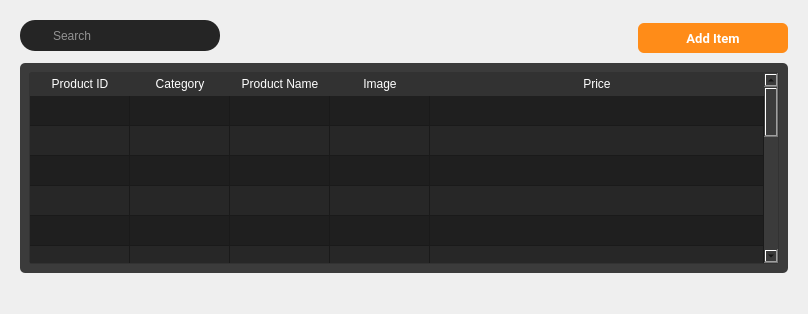
         <widget class="QWidget" name="add_product">
          <layout class="QGridLayout" name="gridLayout_18">
           <item row="0" column="0">
            <widget class="QWidget" name="widget_31" native="true">
             <layout class="QGridLayout" name="gridLayout">
              <property name="bottomMargin">
               <number>30</number>
              </property>
              <item row="0" column="0">
               <widget class="QWidget" name="widget_32" native="true">
                <layout class="QHBoxLayout" name="horizontalLayout_6">
                 <property name="spacing">
                  <number>0</number>
                 </property>
                 <property name="leftMargin">
                  <number>0</number>
                 </property>
                 <property name="topMargin">
                  <number>0</number>
                 </property>
                 <property name="rightMargin">
                  <number>0</number>
                 </property>
                 <property name="bottomMargin">
                  <number>6</number>
                 </property>
                 <item alignment="Qt::AlignmentFlag::AlignLeft|Qt::AlignmentFlag::AlignTop">
                  <widget class="QWidget" name="search_frame" native="true">
                   <property name="minimumSize">
                    <size>
                     <width>200</width>
                     <height>0</height>
                    </size>
                   </property>
                   <property name="styleSheet">
                    <string notr="true">#search_frame{

	border-radius: 15px;
	background-color:#252525;
}
#search_frame QPushButton{
	
	padding: 5px 5px;
	border-radius:5px;

	
}
#search_frame QLineEdit{
	border: none;
	color: white;

}

#seach_frame QPushButton::pressed {

	padding-left:10px;

}
</string>
                   </property>
                   <layout class="QVBoxLayout" name="verticalLayout_14">
                    <property name="leftMargin">
                     <number>2</number>
                    </property>
                    <property name="topMargin">
                     <number>2</number>
                    </property>
                    <property name="rightMargin">
                     <number>2</number>
                    </property>
                    <property name="bottomMargin">
                     <number>2</number>
                    </property>
                    <item>
                     <layout class="QHBoxLayout" name="horizontalLayout_10">
                      <property name="spacing">
                       <number>2</number>
                      </property>
                      <property name="leftMargin">
                       <number>2</number>
                      </property>
                      <property name="topMargin">
                       <number>2</number>
                      </property>
                      <property name="rightMargin">
                       <number>2</number>
                      </property>
                      <item>
                       <widget class="QPushButton" name="pushButton_14">
                        <property name="minimumSize">
                         <size>
                          <width>25</width>
                          <height>25</height>
                         </size>
                        </property>
                        <property name="maximumSize">
                         <size>
                          <width>25</width>
                          <height>25</height>
                         </size>
                        </property>
                        <property name="font">
                         <font>
                          <family>Roboto</family>
                          <pointsize>10</pointsize>
                          <bold>true</bold>
                         </font>
                        </property>
                        <property name="styleSheet">
                         <string notr="true">background-color: none;
border-radius:15px;
</string>
                        </property>
                        <property name="text">
                         <string/>
                        </property>
                        <property name="icon">
                         <iconset>
                          <normaloff>:/iCons/icons/icons8-search-26.png</normaloff>:/iCons/icons/icons8-search-26.png</iconset>
                        </property>
                       </widget>
                      </item>
                      <item>
                       <widget class="QLineEdit" name="lineEdit_3">
                        <property name="styleSheet">
                         <string notr="true">background-color: rgb(37, 37, 37);</string>
                        </property>
                        <property name="placeholderText">
                         <string>Search</string>
                        </property>
                       </widget>
                      </item>
                     </layout>
                    </item>
                   </layout>
                  </widget>
                 </item>
                 <item>
                  <spacer name="horizontalSpacer">
                   <property name="orientation">
                    <enum>Qt::Orientation::Horizontal</enum>
                   </property>
                   <property name="sizeHint" stdset="0">
                    <size>
                     <width>418</width>
                     <height>20</height>
                    </size>
                   </property>
                  </spacer>
                 </item>
                 <item>
                  <widget class="QPushButton" name="add_prod_button">
                   <property name="minimumSize">
                    <size>
                     <width>150</width>
                     <height>30</height>
                    </size>
                   </property>
                   <property name="maximumSize">
                    <size>
                     <width>150</width>
                     <height>25</height>
                    </size>
                   </property>
                   <property name="font">
                    <font>
                     <family>Roboto</family>
                     <pointsize>10</pointsize>
                     <bold>true</bold>
                    </font>
                   </property>
                   <property name="styleSheet">
                    <string notr="true">QPushButton {
    padding: 6px 14px;
    font-family: &quot;Roboto&quot;, sans-serif;
    border-radius: 6px;
    border: none;
    color: white;
    background: #FF8C18;
    box-shadow: 0px 0.5px 1.5px rgba(54, 122, 246, 0.25), inset 0px 0.8px 0px -0.25px rgba(255, 255, 255, 0.2);
    user-select: none;
    -webkit-user-select: none;
    touch-action: manipulation;
    transition: background-color 0.2s, box-shadow 0.2s; 
}
QPushButton::pressed {
    background-color: #B7B7B7;
    box-shadow: 0px 1px 2px rgba(0, 0, 0, 0.5) inset;
	color:black;
}
QPushButton:hover {
    background-color: #FFA54E; 
}</string>
                   </property>
                   <property name="text">
                    <string>Add Item</string>
                   </property>
                  </widget>
                 </item>
                </layout>
               </widget>
              </item>
              <item row="1" column="0">
               <widget class="QWidget" name="widget_35" native="true">
                <property name="sizePolicy">
                 <sizepolicy hsizetype="Preferred" vsizetype="Expanding">
                  <horstretch>0</horstretch>
                  <verstretch>0</verstretch>
                 </sizepolicy>
                </property>
                <property name="styleSheet">
                 <string notr="true">background-color: rgb(59, 59, 59);
border-radius:5px;
</string>
                </property>
                <layout class="QVBoxLayout" name="verticalLayout_13">
                 <item>
                  <widget class="QTableWidget" name="product_table">
                   <property name="sizePolicy">
                    <sizepolicy hsizetype="Expanding" vsizetype="Expanding">
                     <horstretch>50</horstretch>
                     <verstretch>0</verstretch>
                    </sizepolicy>
                   </property>
                   <property name="styleSheet">
                    <string notr="true">QTableWidget {
    background-color: #1F1F1F;
    border-radius: 3px;
    border: 1px solid rgb(50, 50, 50);
}

QTableWidget::section {
    border: none;
    border-bottom: 1px solid #d0c6ff;
    text-align: center; /* Set text alignment to center */
    padding: 3px 5px;
}

QHeaderView::section {
    background-color: rgb(50, 50, 50);
    color: white;
    border: none;
    border-bottom: 1px solid rgb(50, 50, 50);
    text-align: center; /* Set text alignment to center */
    padding: 2px 4px;
}

QTableView::item {
    color: white;
    padding: 5px;
    text-align: center; /* Set text alignment to center */
}

QTableView::item:alternate {
    background-color: #272727; 
}

QScrollBar:vertical {
    border: none;
    background: #3B3B3B;
    width: 10px;
    margin: 0px 0px 0px 0px;
}

QScrollBar::handle:vertical {
    background-color: #606060;
    min-height: 20px;
    border-radius: 5px;
}

QScrollBar::add-line:vertical,
QScrollBar::sub-line:vertical {
    border: none;
    background: none;
}

QScrollBar::add-page:vertical,
QScrollBar::sub-page:vertical {
    background: none;
}

QScrollBar:hover {
    opacity: 0.7;
}
</string>
                   </property>
                   <property name="alternatingRowColors">
                    <bool>true</bool>
                   </property>
                   <property name="sortingEnabled">
                    <bool>true</bool>
                   </property>
                   <attribute name="horizontalHeaderCascadingSectionResizes">
                    <bool>true</bool>
                   </attribute>
                   <attribute name="horizontalHeaderStretchLastSection">
                    <bool>true</bool>
                   </attribute>
                   <attribute name="verticalHeaderVisible">
                    <bool>false</bool>
                   </attribute>
                   <attribute name="verticalHeaderStretchLastSection">
                    <bool>true</bool>
                   </attribute>
                   <row>
                    <property name="text">
                     <string/>
                    </property>
                   </row>
                   <row>
                    <property name="text">
                     <string/>
                    </property>
                   </row>
                   <row>
                    <property name="text">
                     <string/>
                    </property>
                   </row>
                   <row>
                    <property name="text">
                     <string/>
                    </property>
                   </row>
                   <row>
                    <property name="text">
                     <string/>
                    </property>
                   </row>
                   <row>
                    <property name="text">
                     <string/>
                    </property>
                   </row>
                   <row>
                    <property name="text">
                     <string/>
                    </property>
                   </row>
                   <row>
                    <property name="text">
                     <string/>
                    </property>
                   </row>
                   <row>
                    <property name="text">
                     <string/>
                    </property>
                   </row>
                   <row>
                    <property name="text">
                     <string/>
                    </property>
                   </row>
                   <row>
                    <property name="text">
                     <string/>
                    </property>
                   </row>
                   <row>
                    <property name="text">
                     <string/>
                    </property>
                   </row>
                   <row>
                    <property name="text">
                     <string/>
                    </property>
                   </row>
                   <row>
                    <property name="text">
                     <string/>
                    </property>
                   </row>
                   <row>
                    <property name="text">
                     <string/>
                    </property>
                   </row>
                   <row>
                    <property name="text">
                     <string/>
                    </property>
                   </row>
                   <column>
                    <property name="text">
                     <string>Product ID</string>
                    </property>
                   </column>
                   <column>
                    <property name="text">
                     <string>Category</string>
                    </property>
                   </column>
                   <column>
                    <property name="text">
                     <string>Product Name</string>
                    </property>
                   </column>
                   <column>
                    <property name="text">
                     <string>Image</string>
                    </property>
                   </column>
                   <column>
                    <property name="text">
                     <string>Price</string>
                    </property>
                   </column>
                  </widget>
                 </item>
                </layout>
               </widget>
              </item>
             </layout>
            </widget>
           </item>
          </layout>
         </widget>
